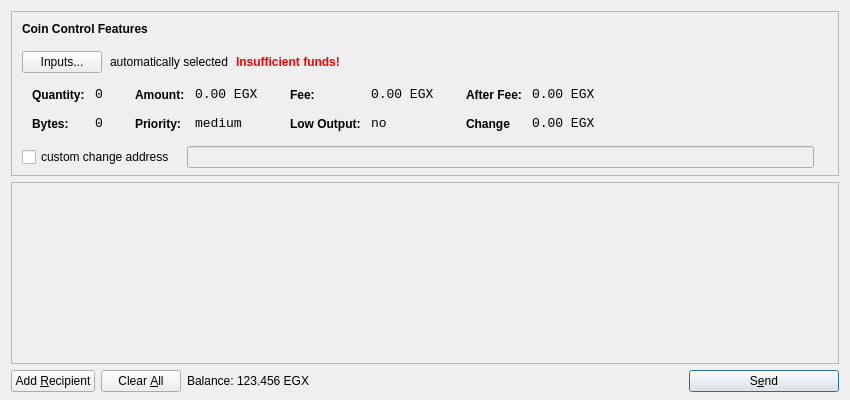
<?xml version="1.0" encoding="UTF-8"?>
<ui version="4.0">
 <class>SendCoinsDialog</class>
 <widget class="QDialog" name="SendCoinsDialog">
  <property name="geometry">
   <rect>
    <x>0</x>
    <y>0</y>
    <width>850</width>
    <height>400</height>
   </rect>
  </property>
  <property name="windowTitle">
   <string>Send Coins</string>
  </property>
  <layout class="QVBoxLayout" name="verticalLayout" stretch="0,1,0">
   <property name="bottomMargin">
    <number>8</number>
   </property>
   <item>
    <widget class="QFrame" name="frameCoinControl">
     <property name="sizePolicy">
      <sizepolicy hsizetype="Expanding" vsizetype="Expanding">
       <horstretch>0</horstretch>
       <verstretch>0</verstretch>
      </sizepolicy>
     </property>
     <property name="maximumSize">
      <size>
       <width>16777215</width>
       <height>16777215</height>
      </size>
     </property>
     <property name="frameShape">
      <enum>QFrame::StyledPanel</enum>
     </property>
     <property name="frameShadow">
      <enum>QFrame::Sunken</enum>
     </property>
     <layout class="QVBoxLayout" name="verticalLayoutCoinControl2">
      <property name="spacing">
       <number>-1</number>
      </property>
      <property name="leftMargin">
       <number>0</number>
      </property>
      <property name="topMargin">
       <number>0</number>
      </property>
      <property name="rightMargin">
       <number>0</number>
      </property>
      <property name="bottomMargin">
       <number>6</number>
      </property>
      <item>
       <layout class="QVBoxLayout" name="verticalLayoutCoinControl" stretch="0,0,0,0,1">
        <property name="spacing">
         <number>0</number>
        </property>
        <property name="leftMargin">
         <number>10</number>
        </property>
        <property name="topMargin">
         <number>10</number>
        </property>
        <item>
         <layout class="QHBoxLayout" name="horizontalLayoutCoinControl1">
          <property name="bottomMargin">
           <number>15</number>
          </property>
          <item>
           <widget class="QLabel" name="labelCoinControlFeatures">
            <property name="sizePolicy">
             <sizepolicy hsizetype="Preferred" vsizetype="Maximum">
              <horstretch>0</horstretch>
              <verstretch>0</verstretch>
             </sizepolicy>
            </property>
            <property name="font">
             <font>
              <weight>75</weight>
              <bold>true</bold>
             </font>
            </property>
            <property name="styleSheet">
             <string notr="true">font-weight:bold;</string>
            </property>
            <property name="text">
             <string>Coin Control Features</string>
            </property>
           </widget>
          </item>
         </layout>
        </item>
        <item>
         <layout class="QHBoxLayout" name="horizontalLayoutCoinControl2" stretch="0,0,0,0">
          <property name="spacing">
           <number>8</number>
          </property>
          <property name="bottomMargin">
           <number>10</number>
          </property>
          <item>
           <widget class="QPushButton" name="pushButtonCoinControl">
            <property name="styleSheet">
             <string notr="true"/>
            </property>
            <property name="text">
             <string>Inputs...</string>
            </property>
           </widget>
          </item>
          <item>
           <widget class="QLabel" name="labelCoinControlAutomaticallySelected">
            <property name="text">
             <string>automatically selected</string>
            </property>
            <property name="margin">
             <number>5</number>
            </property>
           </widget>
          </item>
          <item>
           <widget class="QLabel" name="labelCoinControlInsuffFunds">
            <property name="font">
             <font>
              <weight>75</weight>
              <bold>true</bold>
             </font>
            </property>
            <property name="styleSheet">
             <string notr="true">color:red;font-weight:bold;</string>
            </property>
            <property name="text">
             <string>Insufficient funds!</string>
            </property>
            <property name="margin">
             <number>5</number>
            </property>
           </widget>
          </item>
          <item>
           <spacer name="horizontalSpacerCoinControl">
            <property name="orientation">
             <enum>Qt::Horizontal</enum>
            </property>
            <property name="sizeHint" stdset="0">
             <size>
              <width>40</width>
              <height>1</height>
             </size>
            </property>
           </spacer>
          </item>
         </layout>
        </item>
        <item>
         <widget class="QWidget" name="widgetCoinControl" native="true">
          <property name="sizePolicy">
           <sizepolicy hsizetype="Preferred" vsizetype="Preferred">
            <horstretch>0</horstretch>
            <verstretch>0</verstretch>
           </sizepolicy>
          </property>
          <property name="minimumSize">
           <size>
            <width>0</width>
            <height>0</height>
           </size>
          </property>
          <property name="styleSheet">
           <string notr="true"/>
          </property>
          <layout class="QHBoxLayout" name="horizontalLayoutCoinControl5">
           <property name="margin">
            <number>0</number>
           </property>
           <item>
            <layout class="QHBoxLayout" name="horizontalLayoutCoinControl3" stretch="0,0,0,1">
             <property name="spacing">
              <number>20</number>
             </property>
             <property name="topMargin">
              <number>0</number>
             </property>
             <property name="bottomMargin">
              <number>10</number>
             </property>
             <item>
              <layout class="QFormLayout" name="formLayoutCoinControl1">
               <property name="horizontalSpacing">
                <number>10</number>
               </property>
               <property name="verticalSpacing">
                <number>14</number>
               </property>
               <property name="leftMargin">
                <number>10</number>
               </property>
               <property name="topMargin">
                <number>4</number>
               </property>
               <property name="rightMargin">
                <number>6</number>
               </property>
               <item row="0" column="0">
                <widget class="QLabel" name="labelCoinControlQuantityText">
                 <property name="styleSheet">
                  <string notr="true">font-weight:bold;</string>
                 </property>
                 <property name="text">
                  <string>Quantity:</string>
                 </property>
                 <property name="margin">
                  <number>0</number>
                 </property>
                </widget>
               </item>
               <item row="0" column="1">
                <widget class="QLabel" name="labelCoinControlQuantity">
                 <property name="font">
                  <font>
                   <family>Monospace</family>
                   <pointsize>10</pointsize>
                  </font>
                 </property>
                 <property name="cursor">
                  <cursorShape>IBeamCursor</cursorShape>
                 </property>
                 <property name="contextMenuPolicy">
                  <enum>Qt::ActionsContextMenu</enum>
                 </property>
                 <property name="text">
                  <string>0</string>
                 </property>
                 <property name="margin">
                  <number>0</number>
                 </property>
                 <property name="textInteractionFlags">
                  <set>Qt::LinksAccessibleByMouse|Qt::TextSelectableByKeyboard|Qt::TextSelectableByMouse</set>
                 </property>
                </widget>
               </item>
               <item row="1" column="0">
                <widget class="QLabel" name="labelCoinControlBytesText">
                 <property name="styleSheet">
                  <string notr="true">font-weight:bold;</string>
                 </property>
                 <property name="text">
                  <string>Bytes:</string>
                 </property>
                </widget>
               </item>
               <item row="1" column="1">
                <widget class="QLabel" name="labelCoinControlBytes">
                 <property name="font">
                  <font>
                   <family>Monospace</family>
                   <pointsize>10</pointsize>
                  </font>
                 </property>
                 <property name="cursor">
                  <cursorShape>IBeamCursor</cursorShape>
                 </property>
                 <property name="contextMenuPolicy">
                  <enum>Qt::ActionsContextMenu</enum>
                 </property>
                 <property name="text">
                  <string>0</string>
                 </property>
                 <property name="textInteractionFlags">
                  <set>Qt::LinksAccessibleByMouse|Qt::TextSelectableByKeyboard|Qt::TextSelectableByMouse</set>
                 </property>
                </widget>
               </item>
              </layout>
             </item>
             <item>
              <layout class="QFormLayout" name="formLayoutCoinControl2">
               <property name="horizontalSpacing">
                <number>10</number>
               </property>
               <property name="verticalSpacing">
                <number>14</number>
               </property>
               <property name="leftMargin">
                <number>6</number>
               </property>
               <property name="topMargin">
                <number>4</number>
               </property>
               <property name="rightMargin">
                <number>6</number>
               </property>
               <item row="0" column="0">
                <widget class="QLabel" name="labelCoinControlAmountText">
                 <property name="styleSheet">
                  <string notr="true">font-weight:bold;</string>
                 </property>
                 <property name="text">
                  <string>Amount:</string>
                 </property>
                 <property name="margin">
                  <number>0</number>
                 </property>
                </widget>
               </item>
               <item row="0" column="1">
                <widget class="QLabel" name="labelCoinControlAmount">
                 <property name="font">
                  <font>
                   <family>Monospace</family>
                   <pointsize>10</pointsize>
                  </font>
                 </property>
                 <property name="cursor">
                  <cursorShape>IBeamCursor</cursorShape>
                 </property>
                 <property name="contextMenuPolicy">
                  <enum>Qt::ActionsContextMenu</enum>
                 </property>
                 <property name="text">
                  <string>0.00 EGX</string>
                 </property>
                 <property name="textInteractionFlags">
                  <set>Qt::LinksAccessibleByMouse|Qt::TextSelectableByKeyboard|Qt::TextSelectableByMouse</set>
                 </property>
                </widget>
               </item>
               <item row="1" column="0">
                <widget class="QLabel" name="labelCoinControlPriorityText">
                 <property name="styleSheet">
                  <string notr="true">font-weight:bold;</string>
                 </property>
                 <property name="text">
                  <string>Priority:</string>
                 </property>
                </widget>
               </item>
               <item row="1" column="1">
                <widget class="QLabel" name="labelCoinControlPriority">
                 <property name="font">
                  <font>
                   <family>Monospace</family>
                   <pointsize>10</pointsize>
                  </font>
                 </property>
                 <property name="cursor">
                  <cursorShape>IBeamCursor</cursorShape>
                 </property>
                 <property name="contextMenuPolicy">
                  <enum>Qt::ActionsContextMenu</enum>
                 </property>
                 <property name="text">
                  <string>medium</string>
                 </property>
                 <property name="textInteractionFlags">
                  <set>Qt::LinksAccessibleByMouse|Qt::TextSelectableByKeyboard|Qt::TextSelectableByMouse</set>
                 </property>
                </widget>
               </item>
              </layout>
             </item>
             <item>
              <layout class="QFormLayout" name="formLayoutCoinControl3">
               <property name="horizontalSpacing">
                <number>10</number>
               </property>
               <property name="verticalSpacing">
                <number>14</number>
               </property>
               <property name="leftMargin">
                <number>6</number>
               </property>
               <property name="topMargin">
                <number>4</number>
               </property>
               <property name="rightMargin">
                <number>6</number>
               </property>
               <item row="0" column="0">
                <widget class="QLabel" name="labelCoinControlFeeText">
                 <property name="styleSheet">
                  <string notr="true">font-weight:bold;</string>
                 </property>
                 <property name="text">
                  <string>Fee:</string>
                 </property>
                 <property name="margin">
                  <number>0</number>
                 </property>
                </widget>
               </item>
               <item row="0" column="1">
                <widget class="QLabel" name="labelCoinControlFee">
                 <property name="font">
                  <font>
                   <family>Monospace</family>
                   <pointsize>10</pointsize>
                  </font>
                 </property>
                 <property name="cursor">
                  <cursorShape>IBeamCursor</cursorShape>
                 </property>
                 <property name="contextMenuPolicy">
                  <enum>Qt::ActionsContextMenu</enum>
                 </property>
                 <property name="text">
                  <string>0.00 EGX</string>
                 </property>
                 <property name="textInteractionFlags">
                  <set>Qt::LinksAccessibleByMouse|Qt::TextSelectableByKeyboard|Qt::TextSelectableByMouse</set>
                 </property>
                </widget>
               </item>
               <item row="1" column="0">
                <widget class="QLabel" name="labelCoinControlLowOutputText">
                 <property name="styleSheet">
                  <string notr="true">font-weight:bold;</string>
                 </property>
                 <property name="text">
                  <string>Low Output:</string>
                 </property>
                </widget>
               </item>
               <item row="1" column="1">
                <widget class="QLabel" name="labelCoinControlLowOutput">
                 <property name="font">
                  <font>
                   <family>Monospace</family>
                   <pointsize>10</pointsize>
                  </font>
                 </property>
                 <property name="cursor">
                  <cursorShape>IBeamCursor</cursorShape>
                 </property>
                 <property name="contextMenuPolicy">
                  <enum>Qt::ActionsContextMenu</enum>
                 </property>
                 <property name="text">
                  <string>no</string>
                 </property>
                 <property name="textInteractionFlags">
                  <set>Qt::LinksAccessibleByMouse|Qt::TextSelectableByKeyboard|Qt::TextSelectableByMouse</set>
                 </property>
                </widget>
               </item>
              </layout>
             </item>
             <item>
              <layout class="QFormLayout" name="formLayoutCoinControl4">
               <property name="horizontalSpacing">
                <number>10</number>
               </property>
               <property name="verticalSpacing">
                <number>14</number>
               </property>
               <property name="leftMargin">
                <number>6</number>
               </property>
               <property name="topMargin">
                <number>4</number>
               </property>
               <property name="rightMargin">
                <number>6</number>
               </property>
               <item row="0" column="0">
                <widget class="QLabel" name="labelCoinControlAfterFeeText">
                 <property name="styleSheet">
                  <string notr="true">font-weight:bold;</string>
                 </property>
                 <property name="text">
                  <string>After Fee:</string>
                 </property>
                 <property name="margin">
                  <number>0</number>
                 </property>
                </widget>
               </item>
               <item row="0" column="1">
                <widget class="QLabel" name="labelCoinControlAfterFee">
                 <property name="font">
                  <font>
                   <family>Monospace</family>
                   <pointsize>10</pointsize>
                  </font>
                 </property>
                 <property name="cursor">
                  <cursorShape>IBeamCursor</cursorShape>
                 </property>
                 <property name="contextMenuPolicy">
                  <enum>Qt::ActionsContextMenu</enum>
                 </property>
                 <property name="text">
                  <string>0.00 EGX</string>
                 </property>
                 <property name="textInteractionFlags">
                  <set>Qt::LinksAccessibleByMouse|Qt::TextSelectableByKeyboard|Qt::TextSelectableByMouse</set>
                 </property>
                </widget>
               </item>
               <item row="1" column="0">
                <widget class="QLabel" name="labelCoinControlChangeText">
                 <property name="styleSheet">
                  <string notr="true">font-weight:bold;</string>
                 </property>
                 <property name="text">
                  <string>Change</string>
                 </property>
                </widget>
               </item>
               <item row="1" column="1">
                <widget class="QLabel" name="labelCoinControlChange">
                 <property name="font">
                  <font>
                   <family>Monospace</family>
                   <pointsize>10</pointsize>
                  </font>
                 </property>
                 <property name="cursor">
                  <cursorShape>IBeamCursor</cursorShape>
                 </property>
                 <property name="contextMenuPolicy">
                  <enum>Qt::ActionsContextMenu</enum>
                 </property>
                 <property name="text">
                  <string>0.00 EGX</string>
                 </property>
                 <property name="textInteractionFlags">
                  <set>Qt::LinksAccessibleByMouse|Qt::TextSelectableByKeyboard|Qt::TextSelectableByMouse</set>
                 </property>
                </widget>
               </item>
              </layout>
             </item>
            </layout>
           </item>
          </layout>
         </widget>
        </item>
        <item>
         <layout class="QHBoxLayout" name="horizontalLayoutCoinControl4" stretch="0,0,0">
          <property name="spacing">
           <number>12</number>
          </property>
          <property name="sizeConstraint">
           <enum>QLayout::SetDefaultConstraint</enum>
          </property>
          <property name="topMargin">
           <number>5</number>
          </property>
          <property name="rightMargin">
           <number>5</number>
          </property>
          <item>
           <widget class="QCheckBox" name="checkBoxCoinControlChange">
            <property name="text">
             <string>custom change address</string>
            </property>
           </widget>
          </item>
          <item>
           <widget class="QLineEdit" name="lineEditCoinControlChange">
            <property name="enabled">
             <bool>false</bool>
            </property>
            <property name="sizePolicy">
             <sizepolicy hsizetype="Expanding" vsizetype="Fixed">
              <horstretch>0</horstretch>
              <verstretch>0</verstretch>
             </sizepolicy>
            </property>
           </widget>
          </item>
          <item>
           <widget class="QLabel" name="labelCoinControlChangeLabel">
            <property name="sizePolicy">
             <sizepolicy hsizetype="Preferred" vsizetype="Expanding">
              <horstretch>0</horstretch>
              <verstretch>0</verstretch>
             </sizepolicy>
            </property>
            <property name="minimumSize">
             <size>
              <width>0</width>
              <height>0</height>
             </size>
            </property>
            <property name="text">
             <string/>
            </property>
            <property name="margin">
             <number>3</number>
            </property>
           </widget>
          </item>
         </layout>
        </item>
        <item>
         <spacer name="verticalSpacerCoinControl">
          <property name="orientation">
           <enum>Qt::Vertical</enum>
          </property>
          <property name="sizeHint" stdset="0">
           <size>
            <width>800</width>
            <height>1</height>
           </size>
          </property>
         </spacer>
        </item>
       </layout>
      </item>
     </layout>
    </widget>
   </item>
   <item>
    <widget class="QScrollArea" name="scrollArea">
     <property name="widgetResizable">
      <bool>true</bool>
     </property>
     <widget class="QWidget" name="scrollAreaWidgetContents">
      <property name="geometry">
       <rect>
        <x>0</x>
        <y>0</y>
        <width>830</width>
        <height>165</height>
       </rect>
      </property>
      <layout class="QVBoxLayout" name="verticalLayout_2">
       <property name="margin">
        <number>0</number>
       </property>
       <item>
        <layout class="QVBoxLayout" name="entries">
         <property name="spacing">
          <number>6</number>
         </property>
        </layout>
       </item>
       <item>
        <spacer name="verticalSpacer">
         <property name="orientation">
          <enum>Qt::Vertical</enum>
         </property>
         <property name="sizeHint" stdset="0">
          <size>
           <width>20</width>
           <height>40</height>
          </size>
         </property>
        </spacer>
       </item>
      </layout>
     </widget>
    </widget>
   </item>
   <item>
    <layout class="QHBoxLayout" name="horizontalLayout">
     <item>
      <widget class="QPushButton" name="addButton">
       <property name="toolTip">
        <string>Send to multiple recipients at once</string>
       </property>
       <property name="text">
        <string>Add &amp;Recipient</string>
       </property>
       <property name="icon">
        <iconset resource="../bitcoin.qrc">
         <normaloff>:/icons/add</normaloff>:/icons/add</iconset>
       </property>
       <property name="autoDefault">
        <bool>false</bool>
       </property>
      </widget>
     </item>
     <item>
      <widget class="QPushButton" name="clearButton">
       <property name="sizePolicy">
        <sizepolicy hsizetype="Minimum" vsizetype="Fixed">
         <horstretch>0</horstretch>
         <verstretch>0</verstretch>
        </sizepolicy>
       </property>
       <property name="toolTip">
        <string>Remove all transaction fields</string>
       </property>
       <property name="text">
        <string>Clear &amp;All</string>
       </property>
       <property name="icon">
        <iconset resource="../bitcoin.qrc">
         <normaloff>:/icons/remove</normaloff>:/icons/remove</iconset>
       </property>
       <property name="autoRepeatDelay">
        <number>300</number>
       </property>
       <property name="autoDefault">
        <bool>false</bool>
       </property>
      </widget>
     </item>
     <item>
      <layout class="QHBoxLayout" name="horizontalLayout_2">
       <property name="spacing">
        <number>3</number>
       </property>
       <item>
        <widget class="QLabel" name="label">
         <property name="sizePolicy">
          <sizepolicy hsizetype="Preferred" vsizetype="Fixed">
           <horstretch>0</horstretch>
           <verstretch>0</verstretch>
          </sizepolicy>
         </property>
         <property name="text">
          <string>Balance:</string>
         </property>
        </widget>
       </item>
       <item>
        <widget class="QLabel" name="labelBalance">
         <property name="sizePolicy">
          <sizepolicy hsizetype="Preferred" vsizetype="Fixed">
           <horstretch>0</horstretch>
           <verstretch>0</verstretch>
          </sizepolicy>
         </property>
         <property name="cursor">
          <cursorShape>IBeamCursor</cursorShape>
         </property>
         <property name="text">
          <string>123.456 EGX</string>
         </property>
         <property name="textInteractionFlags">
          <set>Qt::LinksAccessibleByMouse|Qt::TextSelectableByKeyboard|Qt::TextSelectableByMouse</set>
         </property>
        </widget>
       </item>
      </layout>
     </item>
     <item>
      <spacer name="horizontalSpacer">
       <property name="orientation">
        <enum>Qt::Horizontal</enum>
       </property>
       <property name="sizeHint" stdset="0">
        <size>
         <width>40</width>
         <height>20</height>
        </size>
       </property>
      </spacer>
     </item>
     <item>
      <widget class="QPushButton" name="sendButton">
       <property name="minimumSize">
        <size>
         <width>150</width>
         <height>0</height>
        </size>
       </property>
       <property name="toolTip">
        <string>Confirm the send action</string>
       </property>
       <property name="text">
        <string>S&amp;end</string>
       </property>
       <property name="icon">
        <iconset resource="../bitcoin.qrc">
         <normaloff>:/icons/send</normaloff>:/icons/send</iconset>
       </property>
       <property name="default">
        <bool>true</bool>
       </property>
      </widget>
     </item>
    </layout>
   </item>
  </layout>
 </widget>
 <resources>
  <include location="../bitcoin.qrc"/>
 </resources>
 <connections/>
</ui>
